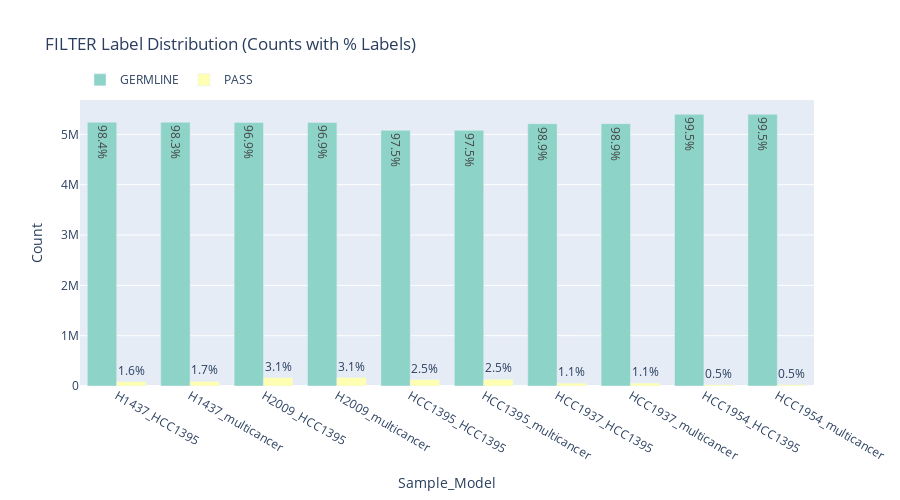

Notebook cell for this chart:
### Markdown cell above
### 5.4 FILTER Label Statistics

### Code cell
def create_filter_summary(all_vcf_stats: Dict) -> pd.DataFrame:
    """Create FILTER label summary across all samples."""
    # Collect all unique filters
    all_filters = set()
    for data in all_vcf_stats.values():
        all_filters.update(data['stats']['filters'].keys())
    
    sorted_filters = sorted(all_filters)
    
    rows = []
    for filename, data in all_vcf_stats.items():
        metadata = data['metadata']
        stats = data['stats']
        total = stats['total']
        
        row = {
            'Sample': metadata['sample'],
            'Model': metadata['model'],
            'Total': total
        }
        
        for filt in sorted_filters:
            count = stats['filters'].get(filt, 0)
            row[f'{filt}_Count'] = count
            row[f'{filt}_Pct'] = count / total * 100 if total > 0 else 0
        
        rows.append(row)
    
    df = pd.DataFrame(rows)
    
    # Round percentages
    pct_cols = [c for c in df.columns if c.endswith('_Pct')]
    df[pct_cols] = df[pct_cols].round(2)
    
    return df.sort_values(['Sample', 'Model']).reset_index(drop=True)


# Create FILTER summary
filter_df = create_filter_summary(all_vcf_stats)

# Display summary
print('FILTER Label Summary:')
display(filter_df)

# Get unique filters for visualization
filter_cols = [c.replace('_Count', '') for c in filter_df.columns if c.endswith('_Count')]

if len(filter_cols) > 0:
    # FILTER distribution grouped bar chart
    fig = go.Figure()
    
    colors = px.colors.qualitative.Set3
    
    for i, filt in enumerate(filter_cols):
        fig.add_trace(go.Bar(
            name=filt,
            x=[f"{row['Sample']}_{row['Model'].replace('-model', '')}" for _, row in filter_df.iterrows()],
            y=filter_df[f'{filt}_Count'],
            marker_color=colors[i % len(colors)],
            text=filter_df[f'{filt}_Pct'].apply(lambda x: f'{x:.1f}%'),
            textposition='auto'
        ))
    
    fig.update_layout(
        title='FILTER Label Distribution (Counts with % Labels)',
        xaxis_title='Sample_Model',
        yaxis_title='Count',
        barmode='group',
        height=500,
        legend=dict(orientation='h', yanchor='bottom', y=1.02)
    )
    fig.show()

### Figure 1 — Plotly figure (JSON) as saved in the notebook; plotly's stock layout.template omitted (floating-point values rounded to 4 significant figures)
{"data": [{"marker": {"color": "rgb(141,211,199)"}, "name": "GERMLINE", "text": ["98.4%", "98.3%", "96.9%", "96.9%", "97.5%", "97.5%", "98.9%", "98.9%", "99.5%", "99.5%"], "textposition": "auto", "type": "bar", "x": ["H1437_HCC1395", "H1437_multicancer", "H2009_HCC1395", "H2009_multicancer", "HCC1395_HCC1395", "HCC1395_multicancer", "HCC1937_HCC1395", "HCC1937_multicancer", "HCC1954_HCC1395", "HCC1954_multicancer"], "y": [5241303, 5241303, 5238695, 5238695, 5080653, 5080653, 5213631, 5213631, 5399388, 5399388]}, {"marker": {"color": "rgb(255,255,179)"}, "name": "PASS", "text": ["1.6%", "1.7%", "3.1%", "3.1%", "2.5%", "2.5%", "1.1%", "1.1%", "0.5%", "0.5%"], "textposition": "auto", "type": "bar", "x": ["H1437_HCC1395", "H1437_multicancer", "H2009_HCC1395", "H2009_multicancer", "HCC1395_HCC1395", "HCC1395_multicancer", "HCC1937_HCC1395", "HCC1937_multicancer", "HCC1954_HCC1395", "HCC1954_multicancer"], "y": [87292, 92412, 168180, 168640, 129222, 132422, 56888, 57418, 26532, 27687]}], "layout": {"barmode": "group", "height": 500, "legend": {"orientation": "h", "y": 1.02, "yanchor": "bottom"}, "title": {"text": "FILTER Label Distribution (Counts with % Labels)"}, "xaxis": {"title": {"text": "Sample_Model"}}, "yaxis": {"title": {"text": "Count"}}}}
